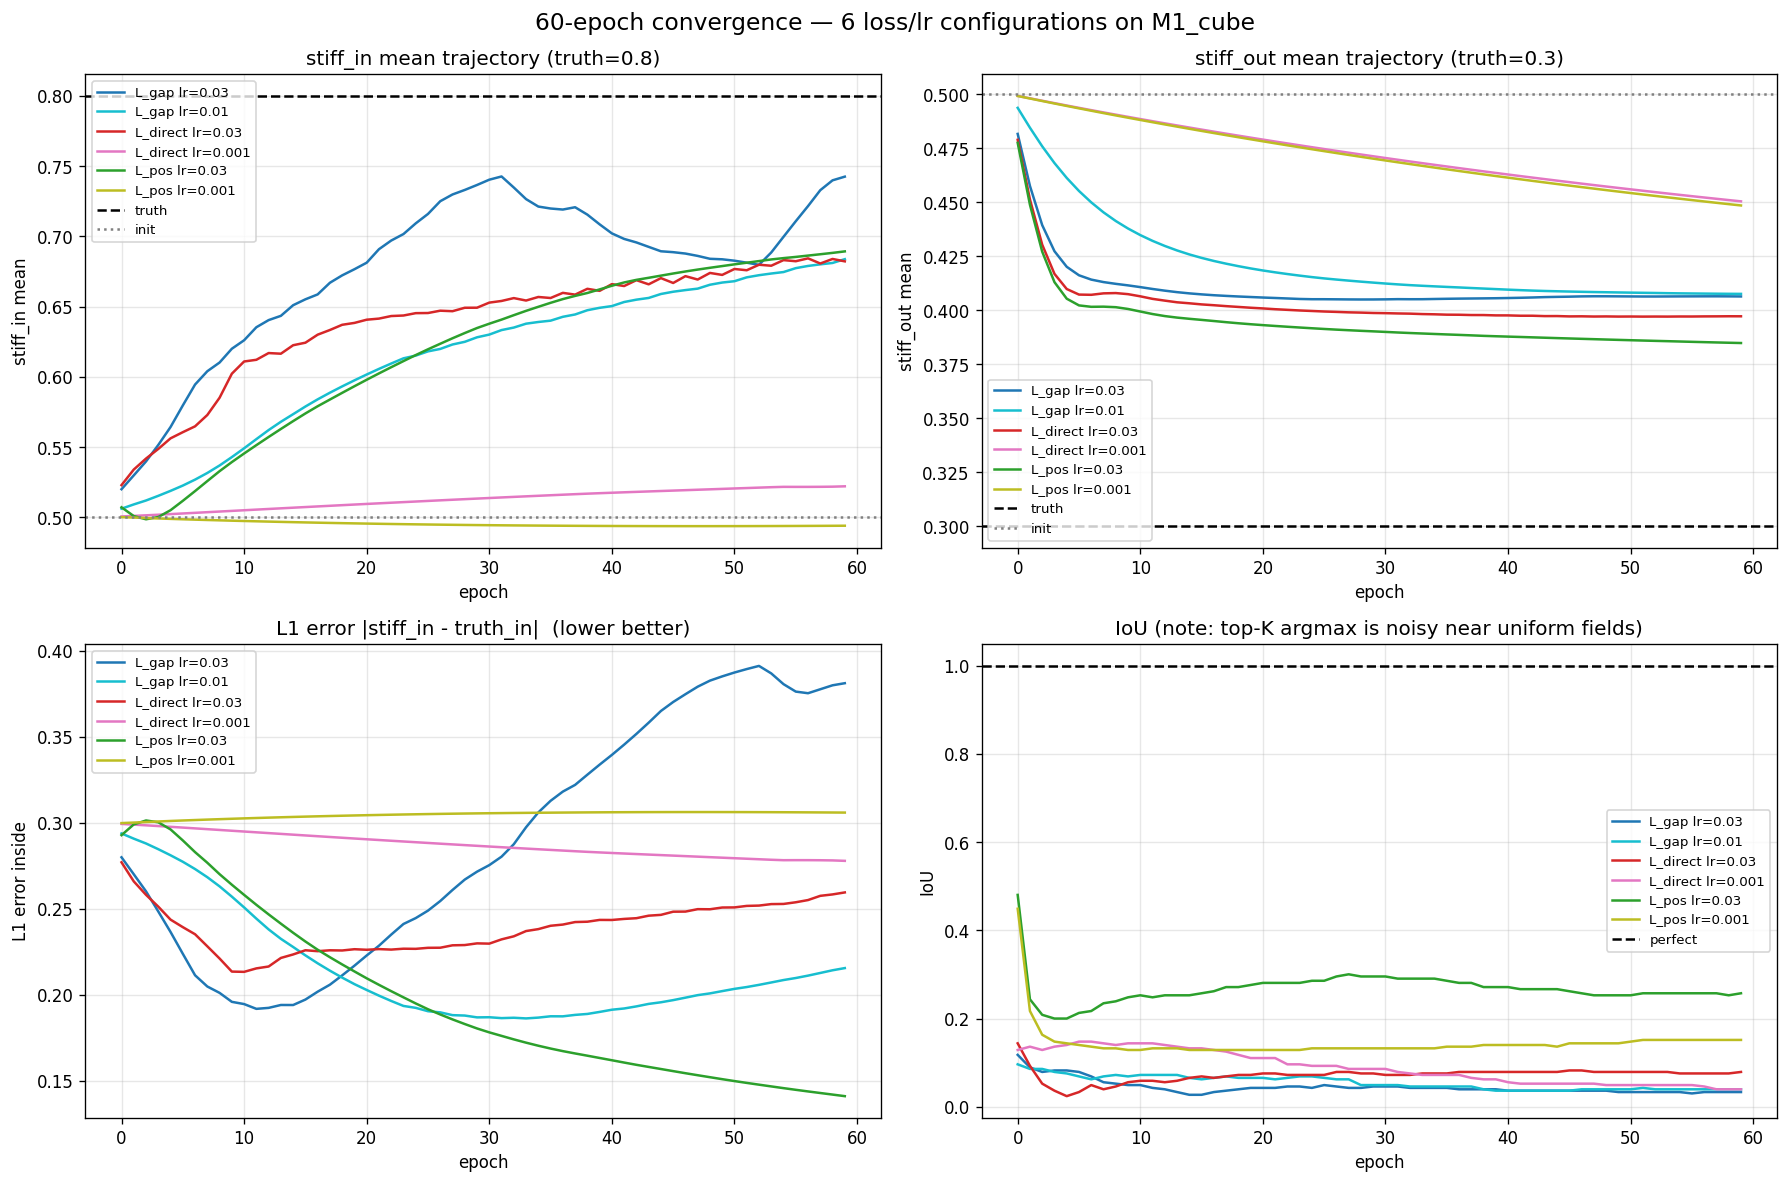

Here is the Python script that generated this plot:
"""Longer & more rigorous convergence test — 6 configurations.

Earlier decisive test (30 epochs) showed both L_gap and L_direct converging
slowly toward truth but plateauing partial. This tests:

   1. L_gap   lr=0.03  (baseline current setting)
   2. L_gap   lr=0.01  (slower, maybe higher accuracy)
   3. L_direct_α  lr=0.03   λ_α=0.1  (current decisive test)
   4. L_direct_α  lr=0.001  λ_α=0.1  (smaller lr matches larger loss scale)
   5. L_pos_only  lr=0.03   (no α term — α may bias optimization)
   6. L_pos_only  lr=0.001

All 60 epochs. Track:
   - stiff_in / stiff_out trajectories
   - L1 error to truth (preferred over IoU which is rank-noisy)
   - IoU for completeness
   - Final cross-traj T_B prediction
"""

import sys
import time
from pathlib import Path
import numpy as np
import torch

REPO = Path(__file__).resolve().parents[2]
sys.path.insert(0, str(REPO))
sys.path.insert(0, str(REPO / "pf_shape_matching_warp"))

import warp as wp  # noqa: E402
wp.init()
print(f"Warp {wp.__version__}  /  Torch {torch.__version__}")

import matplotlib  # noqa: E402
matplotlib.use("Agg")
import matplotlib.pyplot as plt  # noqa: E402

from tools.day2_solver_wrapper import setup_solver_with_rest, solver_save_state  # noqa: E402
from tools.day6b_full_forward_torch_op import WarpFullForwardOp  # noqa: E402
from tools.day8_stable_inner_loop import gd_inner_loop_stable  # noqa: E402

from tools.stageA_inclusion_recovery import (  # noqa: E402
    build_inclusion_truth, gen_obs_per_particle_stiff, compute_metrics,
    inv_sigmoid_to_z, STIFF_LOW, STIFF_HIGH,
)
from tools.pointnetpp.multi_mesh_test import (  # noqa: E402
    MESH_CONFIGS, make_traj_from_spec, predict_on_traj, err_per_traj,
)


def calibrate(loss_kind, ctx, N_epochs=60, lr=0.03, lr_tau=0.01,
              lambda_alpha=0.1):
    """Calibrate with specified loss + lr."""
    device = ctx["device"]
    N = ctx["N"]
    stiff_init_np = ctx["stiff_init_np"]
    tau_init_np = ctx["tau_init_np"]
    tau_bound = ctx["tau_bound"]
    theta_3d_np = ctx["theta_truth"]
    knife_traj = ctx["knife_traj_A"]
    knife_radius = ctx["knife_radius"]
    rest_state = ctx["rest_state"]
    solver = ctx["solver"]
    obs_pos_t = ctx["obs_pos_A_t"]
    obs_alpha_t = ctx["obs_alpha_A_t"]
    edges_a_t = ctx["edges_a_t"]
    edges_b_t = ctx["edges_b_t"]
    edges_rest_t = ctx["edges_rest_t"]
    inclusion_mask = ctx["inclusion_mask"]
    stiff_truth = ctx["stiff_truth"]

    theta_torch = torch.tensor(theta_3d_np, dtype=torch.float32, device=device,
                                 requires_grad=False)
    z_stiff = torch.tensor(inv_sigmoid_to_z(stiff_init_np),
                              dtype=torch.float32, device=device, requires_grad=True)
    z_tau = torch.tensor(inv_sigmoid_to_z(tau_init_np, lo=tau_bound[0], hi=tau_bound[1]),
                            dtype=torch.float32, device=device, requires_grad=True)
    opt = torch.optim.Adam([
        {"params": [z_stiff], "lr": lr},
        {"params": [z_tau], "lr": lr_tau},
    ])

    T = len(knife_traj)
    history = []

    for epoch in range(N_epochs):
        solver.reset_to_rest(ctx["pos_rest"])
        state = rest_state
        L_epoch = []
        for t in range(T):
            stiff_pp_torch = STIFF_LOW + (STIFF_HIGH - STIFF_LOW) * torch.sigmoid(z_stiff)
            tau_pp_torch = tau_bound[0] + (tau_bound[1] - tau_bound[0]) * torch.sigmoid(z_tau)
            alpha_t, pos_t, dv_t = WarpFullForwardOp.apply(
                theta_torch, solver, state, knife_traj[t], knife_radius,
                stiff_pp_torch, tau_pp_torch,
            )

            if loss_kind == "L_gap":
                tau_inner_val = float(tau_pp_torch.mean().item())
                delta_x, delta_dv, _ = gd_inner_loop_stable(
                    pos_t, dv_t, obs_pos_t[t], obs_alpha_t[t],
                    theta_torch, edges_a_t, edges_b_t, edges_rest_t,
                    n_iter=30, lr_pos=0.5, lr_dv_factor=1.0,
                    lambda_cav=1.0, lambda_E=0.0,
                    s_inner=float(theta_torch[1].item()),
                    tau_inner=tau_inner_val,
                )
                L = (delta_x ** 2).sum() + (delta_dv ** 2).sum()
            elif loss_kind == "L_direct":
                L_pos = ((pos_t - obs_pos_t[t]) ** 2).sum()
                L_alpha = ((alpha_t - obs_alpha_t[t]) ** 2).sum()
                L = L_pos + lambda_alpha * L_alpha
            elif loss_kind == "L_pos":
                L = ((pos_t - obs_pos_t[t]) ** 2).sum()
            else:
                raise ValueError(loss_kind)

            opt.zero_grad()
            L.backward()
            opt.step()
            L_epoch.append(float(L.item()))

            # Mode C inject only for L_gap
            if loss_kind == "L_gap":
                state = solver_save_state(solver)
                dx_np = delta_x.detach().cpu().numpy()
                ddv_np = delta_dv.detach().cpu().numpy()
                state["pos"] = state["pos"] + dx_np
                state["particle_damage"] = np.maximum(state["particle_damage"] + ddv_np, 0.0)
                new_dv = state["particle_damage"]
                cur_s = float(theta_torch[1].item())
                cur_tau_arr = tau_pp_torch.detach().cpu().numpy()
                state["alpha"] = 1.0 / (1.0 + np.exp(np.clip(
                    cur_s * (new_dv - cur_tau_arr), -50, 50)))
            else:
                state = solver_save_state(solver)

        mean_L = float(np.mean(L_epoch))
        with torch.no_grad():
            stiff_now = (STIFF_LOW + (STIFF_HIGH - STIFF_LOW)
                            * torch.sigmoid(z_stiff)).cpu().numpy()
            tau_now = (tau_bound[0] + (tau_bound[1] - tau_bound[0])
                          * torch.sigmoid(z_tau)).cpu().numpy()
        m = compute_metrics(stiff_now, stiff_truth, inclusion_mask)
        L1_in = float(np.abs(stiff_now[inclusion_mask] - stiff_truth[inclusion_mask]).mean())
        L1_out = float(np.abs(stiff_now[~inclusion_mask] - stiff_truth[~inclusion_mask]).mean())
        history.append(dict(
            epoch=epoch, mean_L=mean_L, iou=m["iou"],
            stiff_in=float(stiff_now[inclusion_mask].mean()),
            stiff_out=float(stiff_now[~inclusion_mask].mean()),
            L1_in=L1_in, L1_out=L1_out, L1_total=(L1_in + L1_out) / 2,
        ))
    return stiff_now, tau_now, history


def main():
    cfg = MESH_CONFIGS[0]
    device = "cuda:0"
    T = 10
    N_epochs = 60
    print(f"\n=== Long convergence comparison ({N_epochs} epochs each) ===")
    solver, rest_state, mesh_info = setup_solver_with_rest(str(REPO / cfg["path"]))
    N = solver.N
    solver.damping = 0.99
    solver.num_iterations = 2
    pos_rest = mesh_info["vertices"]
    bbox_min = pos_rest.min(0); bbox_max = pos_rest.max(0); bbox_size = bbox_max - bbox_min
    knife_radius = cfg["knife_radius_abs"]
    incl_center = bbox_min + np.array(cfg["incl_center_rel"]) * bbox_size
    incl_radius = cfg["incl_radius_abs"]
    stiff_truth, inclusion_mask, _, _ = build_inclusion_truth(
        pos_rest, stiff_in=cfg["stiff_in"], stiff_out=cfg["stiff_out"],
        center_override=tuple(incl_center), radius_override=float(incl_radius))
    tau_truth = np.where(inclusion_mask, cfg["tau_in"], cfg["tau_out"]).astype(np.float32)
    stiff_init = np.full(N, 0.5, dtype=np.float32)
    tau_init = np.full(N, 0.30, dtype=np.float32)
    n_incl = int(inclusion_mask.sum())
    print(f"  N={N}  incl={n_incl} ({n_incl/N*100:.2f}%)")
    print(f"  Truth: stiff_in=0.8 stiff_out=0.3")

    theta_truth = np.array([3.0, 100.0, 0.3], dtype=np.float32)
    truth = {}
    for tr in ["A", "B"]:
        traj = make_traj_from_spec(cfg["traj_specs"][tr], bbox_min, bbox_max, T)
        solver.reset_to_rest(pos_rest)
        obs_pos, obs_alpha = gen_obs_per_particle_stiff(
            solver, rest_state, theta_truth, stiff_truth, traj, knife_radius, device,
            tau_truth_np=tau_truth)
        truth[tr] = dict(traj=traj, pos=obs_pos, alpha=obs_alpha)

    obs_pos_A_t = [torch.tensor(p, dtype=torch.float32, device=device) for p in truth["A"]["pos"]]
    obs_alpha_A_t = [torch.tensor(a, dtype=torch.float32, device=device) for a in truth["A"]["alpha"]]
    edges_a_t = torch.tensor(solver.e["a"].numpy().astype(np.int64), dtype=torch.long, device=device)
    edges_b_t = torch.tensor(solver.e["b"].numpy().astype(np.int64), dtype=torch.long, device=device)
    edges_a_np = solver.e["a"].numpy().astype(np.int64)
    edges_b_np = solver.e["b"].numpy().astype(np.int64)
    edge_rest_len = np.linalg.norm(pos_rest[edges_a_np] - pos_rest[edges_b_np], axis=1)
    edges_rest_t = torch.tensor(edge_rest_len, dtype=torch.float32, device=device)

    ctx = dict(
        solver=solver, rest_state=rest_state, N=N, device=device,
        knife_traj_A=truth["A"]["traj"], knife_radius=knife_radius,
        pos_rest=pos_rest, theta_truth=theta_truth, theta_3d_np=theta_truth,
        stiff_init_np=stiff_init, stiff_truth=stiff_truth,
        tau_init_np=tau_init, tau_bound=(0.05, 0.95),
        inclusion_mask=inclusion_mask,
        obs_pos_A_t=obs_pos_A_t, obs_alpha_A_t=obs_alpha_A_t,
        edges_a_t=edges_a_t, edges_b_t=edges_b_t, edges_rest_t=edges_rest_t,
    )

    configs = [
        ("L_gap lr=0.03",       "L_gap", 0.03, None),
        ("L_gap lr=0.01",       "L_gap", 0.01, None),
        ("L_direct lr=0.03",    "L_direct", 0.03, 0.1),
        ("L_direct lr=0.001",   "L_direct", 0.001, 0.1),
        ("L_pos lr=0.03",       "L_pos", 0.03, None),
        ("L_pos lr=0.001",      "L_pos", 0.001, None),
    ]
    results = {}
    for label, loss_kind, lr, la in configs:
        print(f"\n--- {label} ---", flush=True)
        t0 = time.time()
        kwargs = dict(N_epochs=N_epochs, lr=lr, lr_tau=lr/3)
        if la is not None:
            kwargs["lambda_alpha"] = la
        stiff, tau, hist = calibrate(loss_kind, ctx, **kwargs)
        elapsed = time.time() - t0
        m = compute_metrics(stiff, stiff_truth, inclusion_mask)
        # Cross-traj T_B
        pred_pos, pred_alpha = predict_on_traj(stiff, tau, truth["B"]["traj"], ctx)
        err_pos, err_a = err_per_traj(pred_pos, truth["B"]["pos"], pred_alpha, truth["B"]["alpha"])
        print(f"  done {elapsed:.0f}s  final: stiff_in={hist[-1]['stiff_in']:.3f}  "
              f"stiff_out={hist[-1]['stiff_out']:.3f}  IoU={m['iou']:.3f}  "
              f"L1_in={hist[-1]['L1_in']:.3f}  T_B err={err_pos:.3e}")
        results[label] = dict(stiff=stiff, tau=tau, hist=hist, iou=m["iou"],
                                T_B_pos=err_pos, T_B_alpha=err_a)

    # Summary
    print(f"\n{'='*100}")
    print(f"60-EPOCH SUMMARY")
    print(f"{'='*100}")
    print(f"  {'config':22s}  {'stiff_in':>9s}  {'stiff_out':>9s}  {'L1_in':>7s}  {'L1_out':>7s}  "
          f"{'IoU':>5s}  {'T_B err':>9s}")
    print(f"  {'(truth)':22s}  {0.8:>9.3f}  {0.3:>9.3f}  {0.0:>7.3f}  {0.0:>7.3f}  "
          f"{1.0:>5.3f}  {'-':>9s}")
    for label in results:
        r = results[label]; h = r["hist"][-1]
        print(f"  {label:22s}  {h['stiff_in']:>9.3f}  {h['stiff_out']:>9.3f}  "
              f"{h['L1_in']:>7.3f}  {h['L1_out']:>7.3f}  "
              f"{r['iou']:>5.3f}  {r['T_B_pos']:>9.3e}")

    # Plot
    fig, axes = plt.subplots(2, 2, figsize=(15, 10))
    epochs = list(range(N_epochs))
    colors = ["tab:blue", "tab:cyan", "tab:red", "tab:pink", "tab:green", "tab:olive"]
    for i, label in enumerate(results):
        hist = results[label]["hist"]
        c = colors[i]
        axes[0, 0].plot(epochs, [h["stiff_in"] for h in hist], label=label, color=c)
        axes[0, 1].plot(epochs, [h["stiff_out"] for h in hist], label=label, color=c)
        axes[1, 0].plot(epochs, [h["L1_in"] for h in hist], label=label, color=c)
        axes[1, 1].plot(epochs, [h["iou"] for h in hist], label=label, color=c)
    axes[0, 0].axhline(0.8, color="k", linestyle="--", label="truth")
    axes[0, 0].axhline(0.5, color="gray", linestyle=":", label="init")
    axes[0, 0].set_xlabel("epoch"); axes[0, 0].set_ylabel("stiff_in mean")
    axes[0, 0].set_title("stiff_in mean trajectory (truth=0.8)")
    axes[0, 0].legend(fontsize=8); axes[0, 0].grid(alpha=0.3)

    axes[0, 1].axhline(0.3, color="k", linestyle="--", label="truth")
    axes[0, 1].axhline(0.5, color="gray", linestyle=":", label="init")
    axes[0, 1].set_xlabel("epoch"); axes[0, 1].set_ylabel("stiff_out mean")
    axes[0, 1].set_title("stiff_out mean trajectory (truth=0.3)")
    axes[0, 1].legend(fontsize=8); axes[0, 1].grid(alpha=0.3)

    axes[1, 0].set_xlabel("epoch"); axes[1, 0].set_ylabel("L1 error inside")
    axes[1, 0].set_title("L1 error |stiff_in - truth_in|  (lower better)")
    axes[1, 0].legend(fontsize=8); axes[1, 0].grid(alpha=0.3)

    axes[1, 1].axhline(1.0, color="k", linestyle="--", label="perfect")
    axes[1, 1].set_xlabel("epoch"); axes[1, 1].set_ylabel("IoU")
    axes[1, 1].set_title("IoU (note: top-K argmax is noisy near uniform fields)")
    axes[1, 1].legend(fontsize=8); axes[1, 1].grid(alpha=0.3)
    fig.suptitle(f"60-epoch convergence — 6 loss/lr configurations on M1_cube",
                  fontsize=14)
    fig.tight_layout()
    out_path = REPO / "tools" / "pointnetpp" / "diag_long_convergence.png"
    fig.savefig(str(out_path), dpi=120, bbox_inches="tight")
    print(f"\nsaved {out_path}")


if __name__ == "__main__":
    main()
